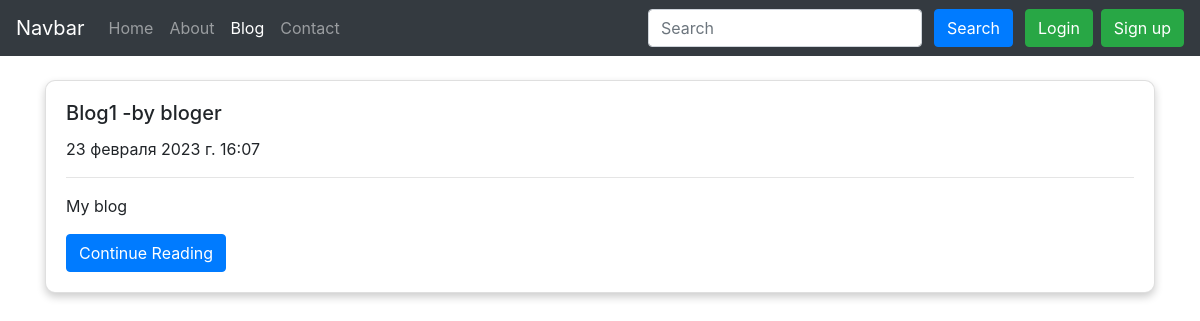
Screenshot of /blog/ with the database file from the repository.
### Blog/models.py (models this page shows, shortened)
class Post(models.Model):
    sno = models.AutoField(primary_key = True)
    title = models.CharField(max_length = 100, verbose_name = 'Заголовок')
    text = models.TextField(verbose_name = "Описане")
    author = models.CharField(max_length = 30, verbose_name = 'Автор')
    slug = models.CharField(max_length = 300, verbose_name = 'Категории')
    timeStamp = models.DateTimeField(default = datetime.now, blank = True,
                verbose_name = 'Дата публикации')

### Blog/views.py (the view)
# urls.py: path('', views.blogHome, name = 'blogHome'),
def blogHome(request):
    allPosts = Post.objects.all()
    context = {
        'allPosts': allPosts
        }
    return render(request, 'blog/home.html', context = context)

### templates/blog/home.html (shortened to what this page needs)
{% extends 'base.html' %}
{% block activeBlog %}active{% endblock activeBlog %}
{% block body %}
<div class="container my-4">
    {% for post in allPosts %}
    <div class="card my-4">
        <div class="card-body">
            <h5 class="card-title">{{post.title}}     -by {{post.author}}</h5>
            <p class="card-text">{{ post.timeStamp }}</p>
            <hr class="solid">
            <p class="card-text">{{post.text | truncatechars:500}}</p>
            <a href="/blog/{{post.slug}}" class="btn btn-primary">Continue Reading</a>
        </div>
    </div>
    {% endfor %}
</div>
{% endblock body %}

### templates/blog/home.html (style rules this page uses)
.card { box-shadow: 0 4px 8px 0 rgba(0, 0, 0, 0.2); border-radius: 10px; }

### rows the page displays
Post: title "Blog1", author "bloger", timeStamp "23 февраля 2023 г. 16:07", text "My blog"
